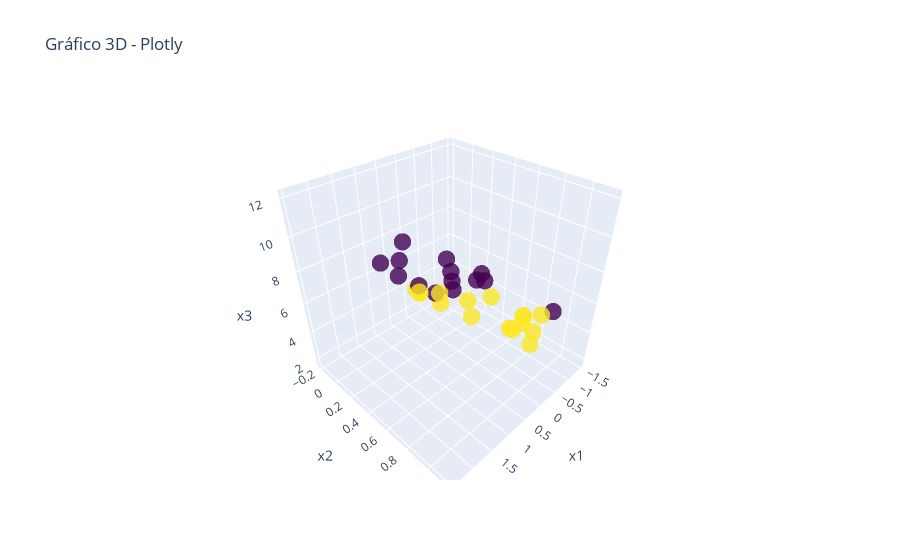

Notebook code for this chart:
### Code cell
# -------------------------------
# 3. Plotly (interativo)
# -------------------------------
fig = go.Figure(data=[go.Scatter3d(
    x=dados['x1'], y=dados['x2'], z=dados['x3'],
    mode='markers',
    marker=dict(
        size=6,
        color=dados['y'],      # cor baseada em y
        colorscale='Viridis',
        opacity=0.8
    )
)])
fig.update_layout(scene=dict(
    xaxis_title='x1',
    yaxis_title='x2',
    zaxis_title='x3'),
    title="Gráfico 3D - Plotly"
)
fig.show()

### Figure 1 — Plotly figure (JSON) as saved in the notebook; plotly's stock layout.template omitted (floating-point values rounded to 4 significant figures)
{"data": [{"marker": {"color": [-1.0, -1.0, -1.0, 1.0, 1.0, -1.0, 1.0, -1.0, 1.0, 1.0, -1.0, 1.0, -1.0, -1.0, -1.0, -1.0, 1.0, 1.0, 1.0, 1.0, -1.0, 1.0, 1.0, 1.0, 1.0, -1.0, -1.0, 1.0, -1.0, 1.0], "colorscale": [[0, "#440154"], [0.1111, "#482878"], [0.2222, "#3e4989"], [0.3333, "#31688e"], [0.4444, "#26828e"], [0.5556, "#1f9e89"], [0.6667, "#35b779"], [0.7778, "#6ece58"], [0.8889, "#b5de2b"], [1, "#fde725"]], "opacity": 0.8, "size": 6}, "mode": "markers", "type": "scatter3d", "x": [-0.6508, -1.449, 2.085, 0.2626, 0.6418, 0.2569, 1.115, 0.0914, 0.0121, -0.0429, 0.434, 0.2735, 0.4839, 0.4089, 1.439, -0.9115, 0.3654, 0.2144, 0.2013, 0.6483, -0.1147, -0.797, -1.062, 0.5307, -1.22, 0.3957, -0.1013, 2.448, 2.015, 0.2012], "y": [0.1097, 0.8896, 0.6876, 1.148, 1.023, 0.673, 0.6043, 0.3399, 0.5256, 0.466, 0.687, 1.029, 0.4851, -0.1267, 0.1614, -0.1973, 1.048, 0.7515, 1.001, 0.2183, 0.2242, 0.8795, 0.6366, 0.1285, 0.7777, 0.1076, 0.5989, 0.9455, 0.6192, 0.2611], "z": [4.001, 4.401, 12.07, 7.798, 7.043, 8.326, 7.445, 7.068, 4.632, 5.432, 8.229, 7.193, 7.485, 5.502, 8.584, 2.196, 7.486, 7.17, 6.549, 5.899, 7.244, 3.876, 2.471, 5.688, 1.725, 5.662, 7.181, 11.21, 10.93, 5.463]}], "layout": {"scene": {"xaxis": {"title": {"text": "x1"}}, "yaxis": {"title": {"text": "x2"}}, "zaxis": {"title": {"text": "x3"}}}, "title": {"text": "Gráfico 3D - Plotly"}}}
